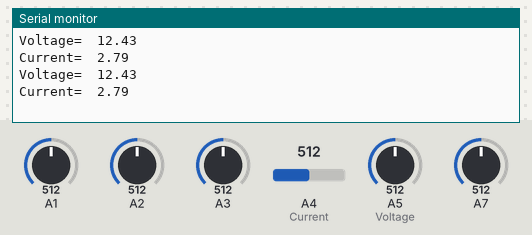
Bench run of a sketch on a simulated Arduino Uno, built with avr-gcc and run on an emulated ATmega328P. On the bench: the last lines printed to the serial monitor. The test bench sets the inputs (shaded band); at power-on: A2 = 512, A4 (Current) = 512, A3 = 512, A1 = 512, A7 = 512, A5 (Voltage) = 512.

Above: at 1.8 s.
1.9 s: A2 set to 716
At 2.6 s:
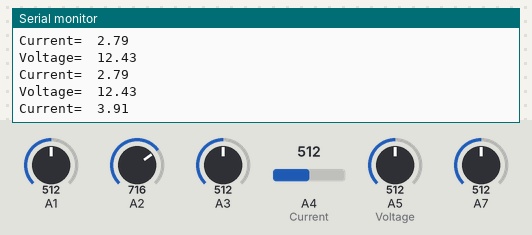
3.4 s: A4 (Current) set to 716
At 4.7 s:
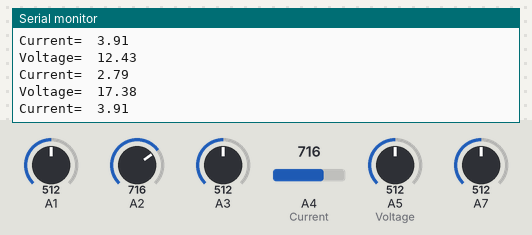
4.9 s: A3 set to 306
At 5.8 s:
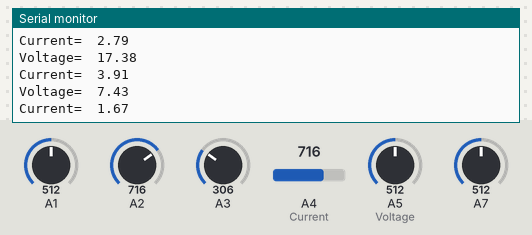
6.4 s: A1 set to 992
At 7.7 s:
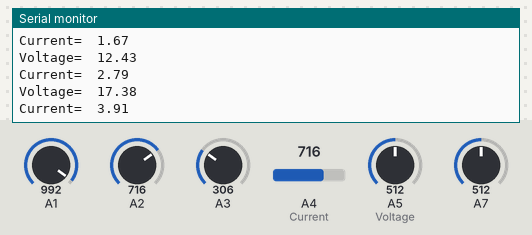
7.9 s: A7 set to 992
At 9.3 s:
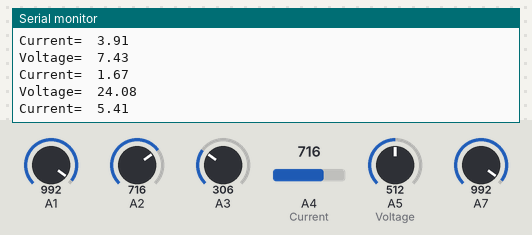
9.4 s: A3 set to 30
At 10.8 s:
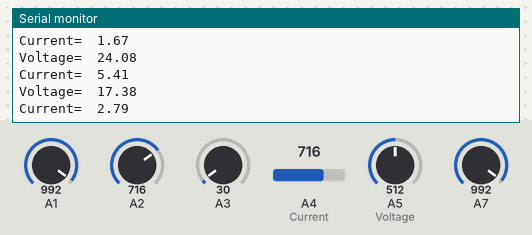
Timing chart, 0 to 11.9 s (numbered marks = the images above; inputs shaded):
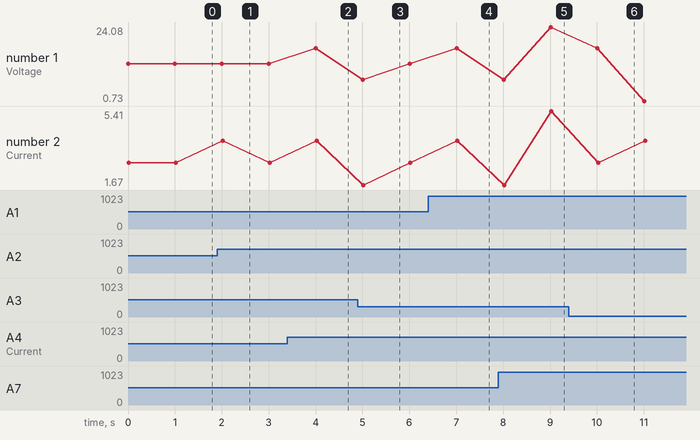

Measured:
- after the input at 1.9 s, the serial monitor: prints a new line after 0.12 s (image 1)
- after the input at 3.4 s, the serial monitor: prints a new line after 0.61 s (image 2)
- after the input at 4.9 s, the serial monitor: prints a new line after 0.11 s (image 3)
- after the input at 7.9 s, the serial monitor: prints a new line after 1.1 s (image 5)
- plotted number 1: 12.43 → 17.38 after the input at 3.4 s, 17.38 → 24.08 after the input at 7.9 s, 24.08 → 0.73 after the input at 9.4 s

The sketch:

sketch_dec16a.ino
```cpp
float Current=A4;
float Voltage=A5;
void setup(){
pinMode (Current, INPUT);
pinMode (Voltage, INPUT);
Serial.begin(9600);}
void loop(){
Voltage= analogRead (Voltage)/41.2;
Current= analogRead (Current)/183.3;
Serial.print ("Voltage=  ");  Serial.print (Voltage);     Serial.print ("\n");
Serial.print ("Current=  ");  Serial.print (Current);    Serial.print ("\n");
delay(1000);
}
```
